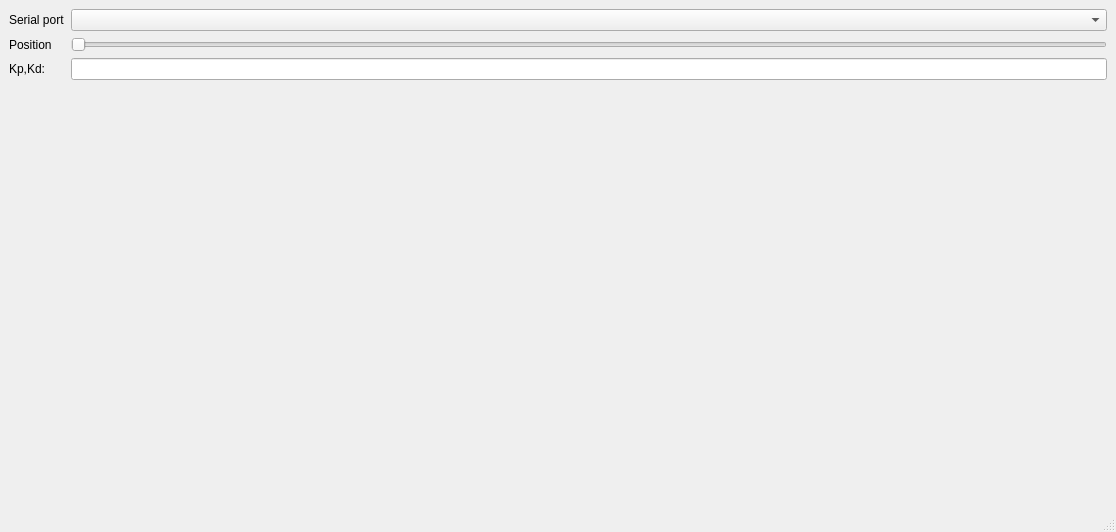
<?xml version="1.0" encoding="UTF-8"?>
<ui version="4.0">
 <class>MainWindow</class>
 <widget class="QMainWindow" name="MainWindow">
  <property name="geometry">
   <rect>
    <x>0</x>
    <y>0</y>
    <width>1116</width>
    <height>532</height>
   </rect>
  </property>
  <property name="windowTitle">
   <string>MainWindow</string>
  </property>
  <widget class="QWidget" name="centralwidget">
   <layout class="QGridLayout" name="gridLayout">
    <item row="0" column="0">
     <layout class="QFormLayout" name="formLayout">
      <item row="0" column="0">
       <widget class="QLabel" name="label_serial">
        <property name="text">
         <string>Serial port</string>
        </property>
       </widget>
      </item>
      <item row="0" column="1">
       <widget class="QComboBox" name="serialSelector"/>
      </item>
      <item row="1" column="0">
       <widget class="QLabel" name="label_position">
        <property name="text">
         <string>Position</string>
        </property>
       </widget>
      </item>
      <item row="1" column="1">
       <widget class="QSlider" name="positionSlider">
        <property name="maximum">
         <number>6283</number>
        </property>
        <property name="pageStep">
         <number>10</number>
        </property>
        <property name="orientation">
         <enum>Qt::Horizontal</enum>
        </property>
       </widget>
      </item>
      <item row="2" column="0">
       <widget class="QLabel" name="label_kpkd">
        <property name="text">
         <string>Kp,Kd:</string>
        </property>
       </widget>
      </item>
      <item row="2" column="1">
       <widget class="QLineEdit" name="kpkd_lineEdit"/>
      </item>
      <item row="3" column="0" colspan="2">
       <layout class="QVBoxLayout" name="verticalLayout_3"/>
      </item>
     </layout>
    </item>
   </layout>
  </widget>
  <widget class="QMenuBar" name="menubar">
   <property name="geometry">
    <rect>
     <x>0</x>
     <y>0</y>
     <width>1116</width>
     <height>24</height>
    </rect>
   </property>
  </widget>
  <widget class="QStatusBar" name="statusbar"/>
 </widget>
 <resources/>
 <connections/>
</ui>
